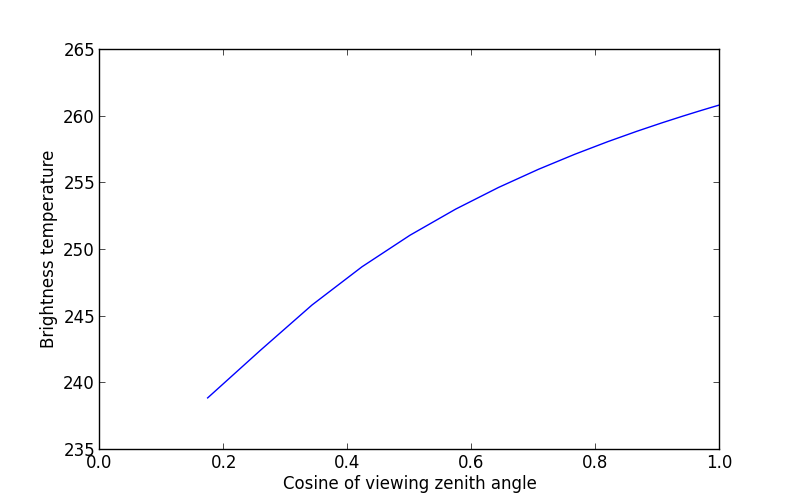
#> input picture mort/rad/examples/GUI/brightness_msg/brightness_msg.png, 800 x 500 px
$ python make_example.py --file brightness_msg/brightness_msg_prev.jpg brightness_msg/brightness_msg.png   (older library calls are emulated)
#> lines starting #> are read from the running program, lines starting #| are printed output that depends on the picture
#
# This file is part of libRadtran.
# Copyright (c) 2010 by Jonas Kylling.
#
# libRadtran is free software: you can redistribute it and/or modify
# it under the terms of the GNU General Public License as published by
# the Free Software Foundation, either version 3 of the License, or
# (at your option) any later version.

# libRadtran is distributed in the hope that it will be useful,
# but WITHOUT ANY WARRANTY; without even the implied warranty of
# MERCHANTABILITY or FITNESS FOR A PARTICULAR PURPOSE.  See the
# GNU General Public License for more details.

# You should have received a copy of the GNU General Public License
# along with libRadtran.  If not, see <http://www.gnu.org/licenses/>.

import sys
import os
from PIL import Image
from optparse import OptionParser

def resize(filename):
#> called with filename = 'brightness_msg/brightness_msg.png'
    img = Image.open(filename)
#> img is the input picture: PIL image 800x500 RGBA; mean R, G, B, A 250.7, 250.7, 251.2, 255
    thumb = img.copy()
    thumb.thumbnail((60, 60), Image.ANTIALIAS)
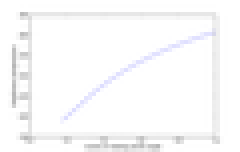
#> thumb: PIL image 60x38 RGBA (shown 4 times larger); mean R, G, B, A 249.9, 249.9, 250.6, 255
    img.thumbnail((200, 200), Image.ANTIALIAS)
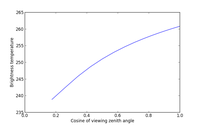
#> img: PIL image 200x125 RGBA; mean R, G, B, A 250.2, 250.2, 250.8, 255
    thumb.save(os.path.splitext(os.path.basename(filename))[0] + "_thumb.jpg")
    img.save(os.path.splitext(os.path.basename(filename))[0] + "_prev.jpg")

def main():
    parser = OptionParser()
    parser.add_option("-f", "--file", dest="filename", help="Image file to create images with the correct size from.")

    options, args = parser.parse_args()
    if options.filename and not args:
        filename = options.filename
    else:
        filename = args[0]
    resize(filename)

if __name__ == "__main__":
    main()
